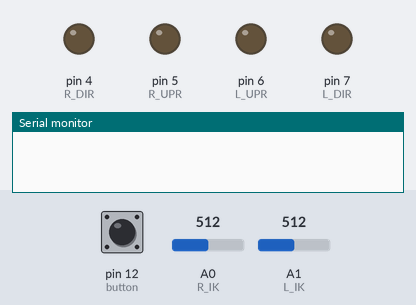
Bench run of a sketch on a simulated Arduino Uno, built with avr-gcc and run on an emulated ATmega328P. Shown: output pins drawn as LEDs (lit = HIGH), the last lines printed to the serial monitor. Inputs (shaded band) come from the test bench; at power-on: pin 12 (button) HIGH, A0 (R_IK) = 512, A1 (L_IK) = 512.

Above: at 0.9 s.
1.0 s: pin 12 (button) pulsed LOW 5 times (0.12 s each, 0.3 s apart)
At 3.8 s:
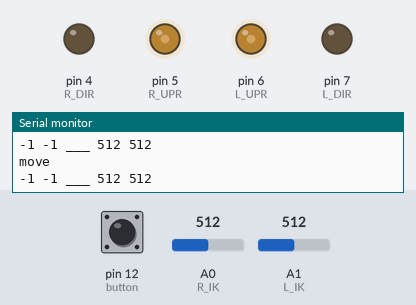
4.1 s: A0 (R_IK) set to 498
7.1 s: A1 (L_IK) set to 493
8.6 s: pin 12 (button) pulled LOW for 0.15 s
At 9.2 s:
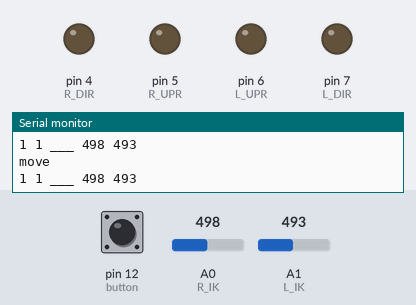
10.2 s: pin 12 (button) pulled LOW for 1 s
At 12.4 s:
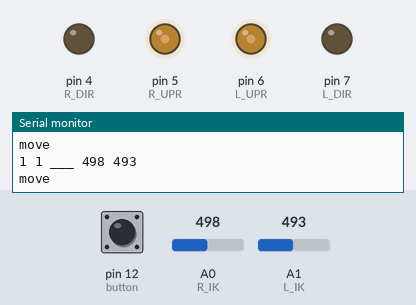
14.2 s: pin 12 (button) pulled LOW for 3.2 s
At 15.3 s:
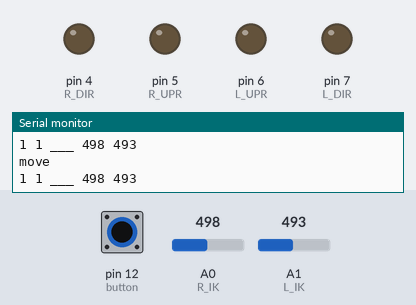
Timing chart, 0 to 17.2 s (numbered marks = the images above; inputs shaded):
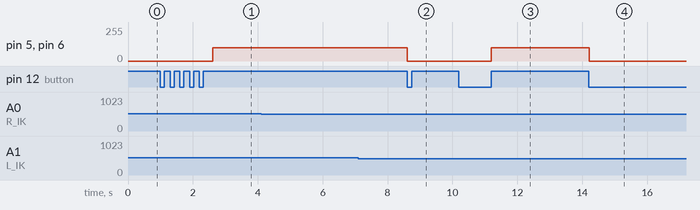

The sketch:

Arduino_triger.ino
```cpp
//Номера пинов
//Пины управления мощностью левых и правых двигателей
#define L_UPR 6
#define R_UPR 5
//Пины управления направлением левых и правых двигателей
#define L_DIR 7
#define R_DIR 4

//Пины аналоговых ИК датчиков с правой и левой сторон
#define R_IK A0
#define L_IK A1

#define button 12

//Константа контраста, которую показывает датчик на темной линии
//Измерить ее можно в примере с ИК датчиком
//(Это значение должно быть меньше, чем измеренное, примерно на 100)
#define LEVEL_OF_COLOR 300

//Функция движения
//left_direction и right_direction - направление движения пар колес, 1 - вперед, 0 - назад
//left_power и right_power - мощность, подаваемая на двигатели, 0 - нет движения, 255 - максимальная скорость
//рекомендуемый минимум - 100
void drive(bool left_direction, bool right_direction, int left_power, int right_power) {
    //Выставляем направление движения левых двигателей в зависимости от поданного  значения
    if (left_direction == 0)
        digitalWrite(L_DIR, HIGH);
    else
        digitalWrite(L_DIR, LOW);

    //Выставляем направление движения правых двигателей в зависимости от поданного  значения
    if (right_direction == 0)
        digitalWrite(R_DIR, HIGH);
    else
        digitalWrite(R_DIR, LOW);

    //Выставляем мощность на двигателях в зависимости от поданного  значения
    analogWrite(R_UPR, right_power);
    analogWrite(L_UPR, left_power);
}

int fromLow_L;
int fromHigh_L;
int fromLow_R;
int fromHigh_R;

int midArifm(int pin) {
  long sum = 0;                       // локальная переменная sum
  for (int i = 0; i < 20; i++)  // согласно количеству усреднений
    sum += analogRead(pin);                  // суммируем значения с любого датчика в переменную sum
  return ((float)sum / 20);
}

//Функция инициализации, выполняющаяся один раз после запуска ардуино
void setup() {
    //Пины управления мощностью двигателей работают на выход
    pinMode(R_IK, INPUT);
    pinMode(L_IK, INPUT);

    pinMode(R_DIR, OUTPUT);
    pinMode(L_DIR, OUTPUT);

    pinMode(R_UPR, OUTPUT);
    pinMode(L_UPR, OUTPUT);

    pinMode(button, INPUT_PULLUP);

    Serial.begin(9600);

    while (digitalRead(button)) {delay(50);}
    fromLow_L = midArifm(L_IK);
    fromLow_R = midArifm(R_IK);
    while (!digitalRead(button)) {delay(50);}
    while (digitalRead(button)) {delay(50);}
    fromHigh_L = midArifm(L_IK);
    fromHigh_R = midArifm(R_IK);
    while (!digitalRead(button)) {delay(50);}
    while (digitalRead(button)) {delay(50);}
    delay(1000);

}

//Функция программы, выполняющаяся постоянно в цикле после запуска ардуино
void loop() {
    int R = map(midArifm(R_IK), fromLow_R, fromHigh_R, 0, 1024);
    int L = map(midArifm(L_IK), fromLow_L, fromHigh_L, 0, 1024);
    Serial.println(String(R) + " " + String(L) + " ___ " + String(analogRead(R_IK)) + " " + String(analogRead(L_IK)));
    //delay(500);
    // программная пауза при нажатии на кнопку
    if (!digitalRead(button)){
      drive(1, 1, 0, 0);
      while (!digitalRead(button)) {delay(50);}
      while (digitalRead(button)) {delay(50);}
      delay(1000);
    }
    //Если оба датчика вне линии, едем вперед
    if (abs(R - L) < LEVEL_OF_COLOR) {
        Serial.println("move");
        drive(1, 1, 100, 100);
    }
    //Иначе, если левый датчик заехал на линию, поворачиваем влево
    else if (R - L < 0) {
        Serial.println("move to L");
        drive(0, 1, 50, 170);
    }
    //Иначе, если правый датчик заехал на линию, поворачиваем вправо
    else if (R - L > 0) {
        Serial.println("move to R");
        drive(1, 0, 170, 50);
    }
}
```

Measured:
- after the input at 1.0 s, pin 5 (R_UPR), pin 6 (L_UPR): 0/255 → 100/255 after 1.6 s
- after the input at 8.6 s, pin 5 (R_UPR), pin 6 (L_UPR): 100/255 → 0/255 at once
- after the input at 10.2 s, pin 5 (R_UPR), pin 6 (L_UPR): 0/255 → 100/255 after 1.0 s
- after the input at 14.2 s, pin 5 (R_UPR), pin 6 (L_UPR): 100/255 → 0/255 at once
